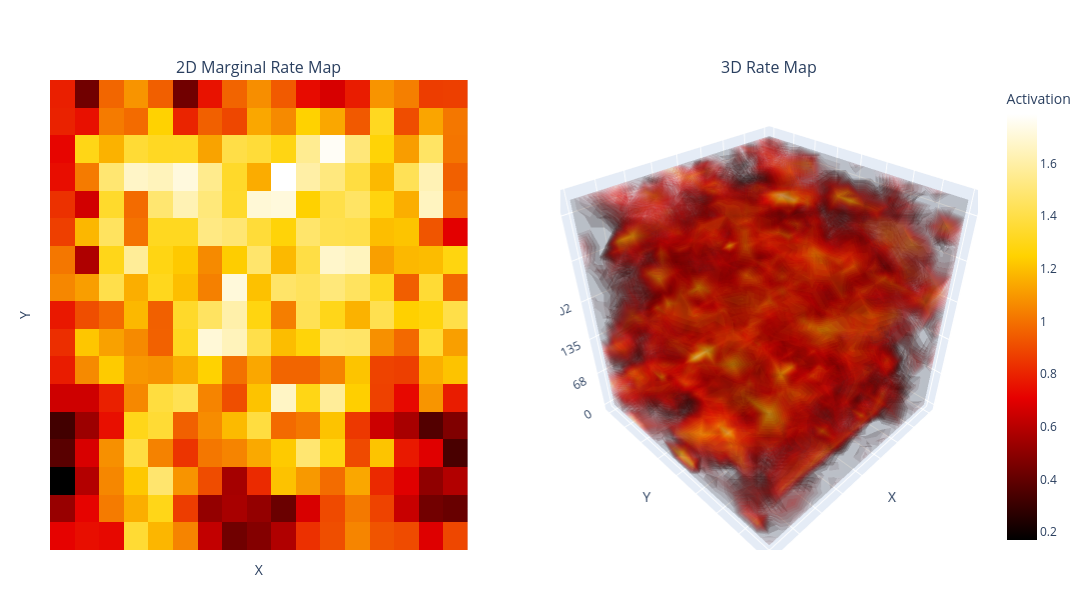

The code cell stored with this chart in its notebook:
### Code cell
import numpy as np
import plotly.graph_objects as go
from plotly.subplots import make_subplots

# assume neuron_activations is shape (17,17,17) and neuron_idx is defined
n_bins = 17 # 11

# 1) compute the flattened 2D map
reshaped_neuron = np.reshape(neuron_activations, (n_bins,n_bins,17))
marginals = np.nanmean(reshaped_neuron, axis=2)

# 2) build the meshgrid for the volume
a = np.arange(n_bins)
b = np.arange(n_bins)
c = np.arange(17)
xx, yy, zz = np.meshgrid(a, b, c, indexing='ij')
xx_flat, yy_flat, zz_flat = xx.flatten(), yy.flatten(), zz.flatten()
values_flat = neuron_activations.flatten()

# precompute degree labels for Z
deg_ticks = np.round(np.linspace(0, 360, 17)).astype(int).tolist()
tick_idx = list(range(0, 17, 3))

# 3) make subplots: heatmap + 3D scene
fig = make_subplots(
    rows=1, cols=2,
    specs=[[{"type": "heatmap"}, {"type": "scene"}]],
    subplot_titles=("2D Marginal Rate Map", "3D Rate Map")
)

# -- left: heatmap
fig.add_trace(
    go.Heatmap(
        z=marginals,
        x=np.arange(1, n_bins+1),
        y=np.arange(1, n_bins+1),
        colorscale="Hot",
        colorbar=dict(title="Activation") #(title="Firing rate <br>(spikes/sec)")
    ),
    row=1, col=1
)

# -- right: 3D volume
fig.add_trace(
    go.Volume(
        x=xx_flat,
        y=yy_flat,
        z=zz_flat,
        value=values_flat,
        opacity=0.1,
        isomin=np.min(reshaped_neuron),
        isomax=np.max(reshaped_neuron),
        surface_count=25,
        colorscale="Hot",
        showscale=False
    ),
    row=1, col=2
)

# layout sizing
fig.update_layout(width=1200, height=600, margin=dict(l=50, r=50, t=80, b=50))

# remove ticks but keep axis titles on heatmap
fig.update_xaxes(showticklabels=False, ticks="", title_text="X", row=1, col=1)
fig.update_yaxes(showticklabels=False, ticks="", title_text="Y", row=1, col=1)

# 3D scene: drop X/Y ticks, only label Z every 3 steps
fig.update_scenes(
    dict(
        xaxis=dict(showticklabels=False, ticks="", title="X"),
        yaxis=dict(showticklabels=False, ticks="", title="Y"),
        zaxis=dict(
            tickmode="array",
            tickvals=tick_idx,
            ticktext=[str(deg_ticks[i]) for i in tick_idx],
            title="Rotation (°)"
        )
    ),
    row=1, col=2
)

fig.write_image(f"marginal-map-{neuron_idx}.svg")
fig.show()

### Figure 1 — Plotly figure (JSON) as saved in the notebook; plotly's stock layout.template omitted (floating-point values rounded to 4 significant figures; data arrays with more than 128 entries replaced by an {"elided": "..."} marker saying what was removed)
{"data": [{"colorbar": {"title": {"text": "Activation"}}, "colorscale": [[0, "rgb(0, 0, 0)"], [0.3333, "rgb(230,0,0)"], [0.6667, "rgb(255,210,0)"], [1, "rgb(255,255,255)"]], "type": "heatmap", "x": [1, 2, 3, 4, 5, 6, 7, 8, 9, 10, 11, 12, 13, 14, 15, 16, 17], "xaxis": "x", "y": [1, 2, 3, 4, 5, 6, 7, 8, 9, 10, 11, 12, 13, 14, 15, 16, 17], "yaxis": "y", "z": {"elided": "17x17 float values"}}, {"colorscale": [[0, "rgb(0, 0, 0)"], [0.3333, "rgb(230,0,0)"], [0.6667, "rgb(255,210,0)"], [1, "rgb(255,255,255)"]], "isomax": 6.604, "isomin": 0, "opacity": 0.1, "scene": "scene", "showscale": false, "surface": {"count": 25}, "type": "volume", "value": {"elided": "4913 float values"}, "x": {"elided": "4913 int values"}, "y": {"elided": "4913 int values"}, "z": {"elided": "4913 int values"}}], "layout": {"annotations": [{"font": {"size": 16}, "showarrow": false, "text": "2D Marginal Rate Map", "x": 0.225, "xanchor": "center", "xref": "paper", "y": 1, "yanchor": "bottom", "yref": "paper"}, {"font": {"size": 16}, "showarrow": false, "text": "3D Rate Map", "x": 0.775, "xanchor": "center", "xref": "paper", "y": 1, "yanchor": "bottom", "yref": "paper"}], "height": 600, "margin": {"b": 50, "l": 50, "r": 50, "t": 80}, "scene": {"aspectmode": "auto", "aspectratio": {"x": 1.0, "y": 1.0, "z": 1.0}, "domain": {"x": [0.55, 1], "y": [0, 1]}, "xaxis": {"showticklabels": false, "ticks": "", "title": {"text": "X"}, "type": "linear"}, "yaxis": {"showticklabels": false, "ticks": "", "title": {"text": "Y"}, "type": "linear"}, "zaxis": {"tickmode": "array", "ticktext": ["0", "68", "135", "202", "270", "338"], "tickvals": [0, 3, 6, 9, 12, 15], "title": {"text": "Rotation (°)"}, "type": "linear"}}, "width": 1200, "xaxis": {"anchor": "y", "autorange": true, "domain": [0, 0.45], "range": [0.5, 17.5], "showticklabels": false, "ticks": "", "title": {"text": "X"}, "type": "linear"}, "yaxis": {"anchor": "x", "autorange": true, "domain": [0, 1], "range": [0.5, 17.5], "showticklabels": false, "ticks": "", "title": {"text": "Y"}, "type": "linear"}}}
